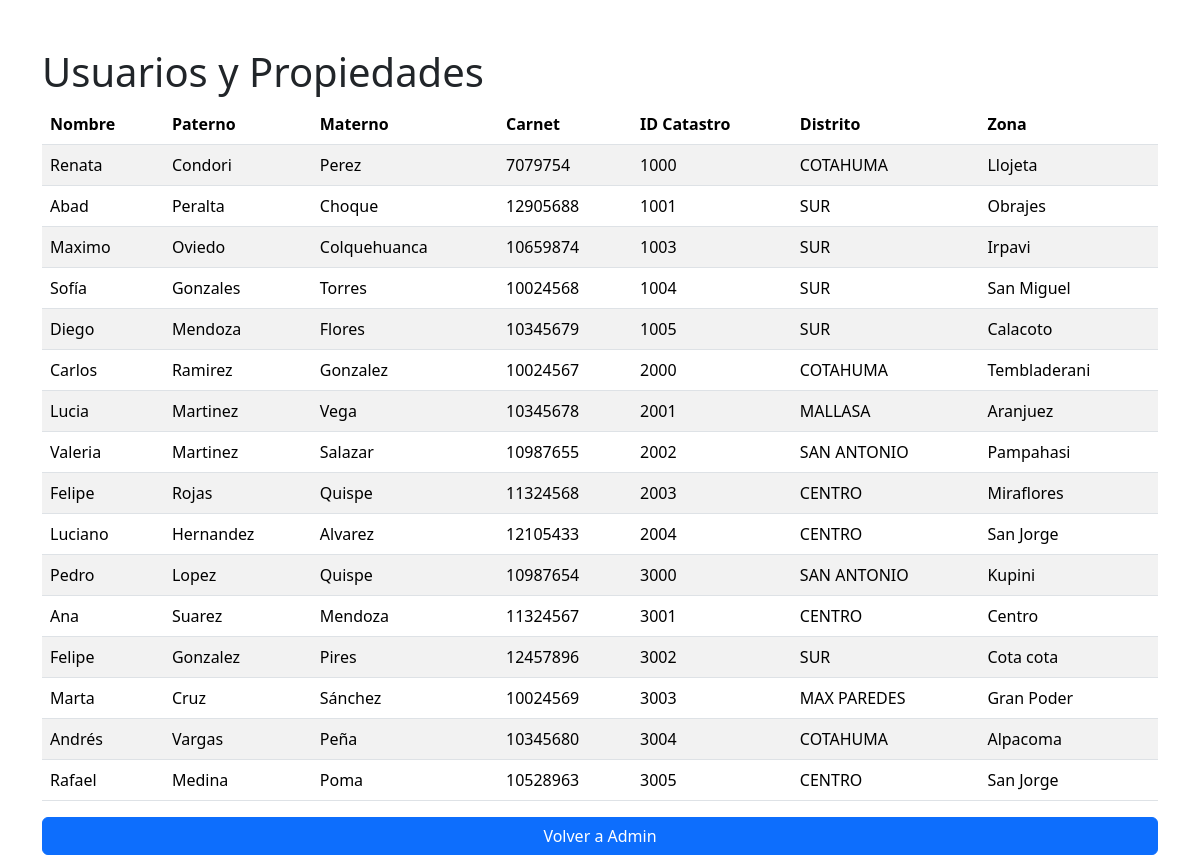
Screenshot of /Ejercicio2/propiedades.php with the database file from the repository.
### tables this page shows
CREATE TABLE `propiedad` (
  `id_catastro` int(11) NOT NULL,
  `distrito` varchar(50) NOT NULL,
  `zona` varchar(50) NOT NULL,
  `superficie_m2` decimal(10,2) NOT NULL,
  `fecha_registro` date NOT NULL,
  `id_ci` int(11) DEFAULT NULL
);

CREATE TABLE `usuario` (
  `id_ci` int(11) NOT NULL,
  `nombre` varchar(50) NOT NULL,
  `paterno` varchar(50) NOT NULL,
  `materno` varchar(50) DEFAULT NULL,
  `telefono` varchar(20) DEFAULT NULL,
  `email` varchar(100) DEFAULT NULL,
  `nombre_usuario` varchar(50) NOT NULL,
  `contraseña` varchar(255) NOT NULL,
  `id_cargo` int(11) DEFAULT NULL,
  `carnet` int(11) NOT NULL
);

### Ejercicio2/propiedades.php (the view, shortened to what this page needs)
<?php
    include "./conexion.php";
    $sql = "SELECT usuario.nombre, usuario.paterno, usuario.materno, usuario.carnet,
                   propiedad.id_catastro, propiedad.distrito, propiedad.zona
            FROM usuario
            INNER JOIN propiedad ON usuario.id_ci = propiedad.id_ci";
    $resultado = mysqli_query($con, $sql);
?>
<!DOCTYPE html>
<html lang="es">
<head>
    <link href="https://cdn.jsdelivr.net/npm/bootstrap@5.3.3/dist/css/bootstrap.min.css" rel="stylesheet">
</head>
<body>
    <div class="container mt-5">
        <h1>Usuarios y Propiedades</h1>
        <table class="table table-striped table-hover">
            <thead>
                <tr>
                    <th scope="col">Nombre</th>
                    <th scope="col">Paterno</th>
                    <th scope="col">Materno</th>
                    <th scope="col">Carnet</th>
                    <th scope="col">ID Catastro</th>
                    <th scope="col">Distrito</th>
                    <th scope="col">Zona</th>
                </tr>
            </thead>
            <tbody>
                <?php
                    while($fila = mysqli_fetch_array($resultado)) {
                        echo "<tr>";
                        echo "<td>" . htmlspecialchars($fila['nombre']) . "</td>";
                        echo "<td>" . htmlspecialchars($fila['paterno']) . "</td>";
                        echo "<td>" . htmlspecialchars($fila['materno']) . "</td>";
                        echo "<td>" . htmlspecialchars($fila['carnet']) . "</td>";
                        echo "<td>" . htmlspecialchars($fila['id_catastro']) . "</td>";
                        echo "<td>" . htmlspecialchars($fila['distrito']) . "</td>";
                        echo "<td>" . htmlspecialchars($fila['zona']) . "</td>";
                        echo "</tr>";
                    }
                ?>
            </tbody>
        </table>
        <a class="btn btn-primary w-100" href="admin.php">Volver a Admin</a>
    </div>
</body>
</html>

### rows the page displays
propiedad: id_ci.nombre "Renata", id_ci.paterno "Condori", id_ci.materno "Perez", id_ci.carnet "7079754", id_catastro "1000", distrito "COTAHUMA", zona "Llojeta"
propiedad: id_ci.nombre "Abad", id_ci.paterno "Peralta", id_ci.materno "Choque", id_ci.carnet "12905688", id_catastro "1001", distrito "SUR", zona "Obrajes"
propiedad: id_ci.nombre "Maximo", id_ci.paterno "Oviedo", id_ci.materno "Colquehuanca", id_ci.carnet "10659874", id_catastro "1003", distrito "SUR", zona "Irpavi"
propiedad: id_ci.nombre "Sofía", id_ci.paterno "Gonzales", id_ci.materno "Torres", id_ci.carnet "10024568", id_catastro "1004", distrito "SUR", zona "San Miguel"
propiedad: id_ci.nombre "Diego", id_ci.paterno "Mendoza", id_ci.materno "Flores", id_ci.carnet "10345679", id_catastro "1005", distrito "SUR", zona "Calacoto"
propiedad: id_ci.nombre "Carlos", id_ci.paterno "Ramirez", id_ci.materno "Gonzalez", id_ci.carnet "10024567", id_catastro "2000", distrito "COTAHUMA", zona "Tembladerani"
propiedad: id_ci.nombre "Lucia", id_ci.paterno "Martinez", id_ci.materno "Vega", id_ci.carnet "10345678", id_catastro "2001", distrito "MALLASA", zona "Aranjuez"
propiedad: id_ci.nombre "Valeria", id_ci.paterno "Martinez", id_ci.materno "Salazar", id_ci.carnet "10987655", id_catastro "2002", distrito "SAN ANTONIO", zona "Pampahasi"
propiedad: id_ci.nombre "Felipe", id_ci.paterno "Rojas", id_ci.materno "Quispe", id_ci.carnet "11324568", id_catastro "2003", distrito "CENTRO", zona "Miraflores"
propiedad: id_ci.nombre "Luciano", id_ci.paterno "Hernandez", id_ci.materno "Alvarez", id_ci.carnet "12105433", id_catastro "2004", distrito "CENTRO", zona "San Jorge"
propiedad: id_ci.nombre "Pedro", id_ci.paterno "Lopez", id_ci.materno "Quispe", id_ci.carnet "10987654", id_catastro "3000", distrito "SAN ANTONIO", zona "Kupini"
propiedad: id_ci.nombre "Ana", id_ci.paterno "Suarez", id_ci.materno "Mendoza", id_ci.carnet "11324567", id_catastro "3001", distrito "CENTRO", zona "Centro"
propiedad: id_ci.nombre "Felipe", id_ci.paterno "Gonzalez", id_ci.materno "Pires", id_ci.carnet "12457896", id_catastro "3002", distrito "SUR", zona "Cota cota"
propiedad: id_ci.nombre "Marta", id_ci.paterno "Cruz", id_ci.materno "Sánchez", id_ci.carnet "10024569", id_catastro "3003", distrito "MAX PAREDES", zona "Gran Poder"
propiedad: id_ci.nombre "Andrés", id_ci.paterno "Vargas", id_ci.materno "Peña", id_ci.carnet "10345680", id_catastro "3004", distrito "COTAHUMA", zona "Alpacoma"
propiedad: id_ci.nombre "Rafael", id_ci.paterno "Medina", id_ci.materno "Poma", id_ci.carnet "10528963", id_catastro "3005", distrito "CENTRO", zona "San Jorge"
